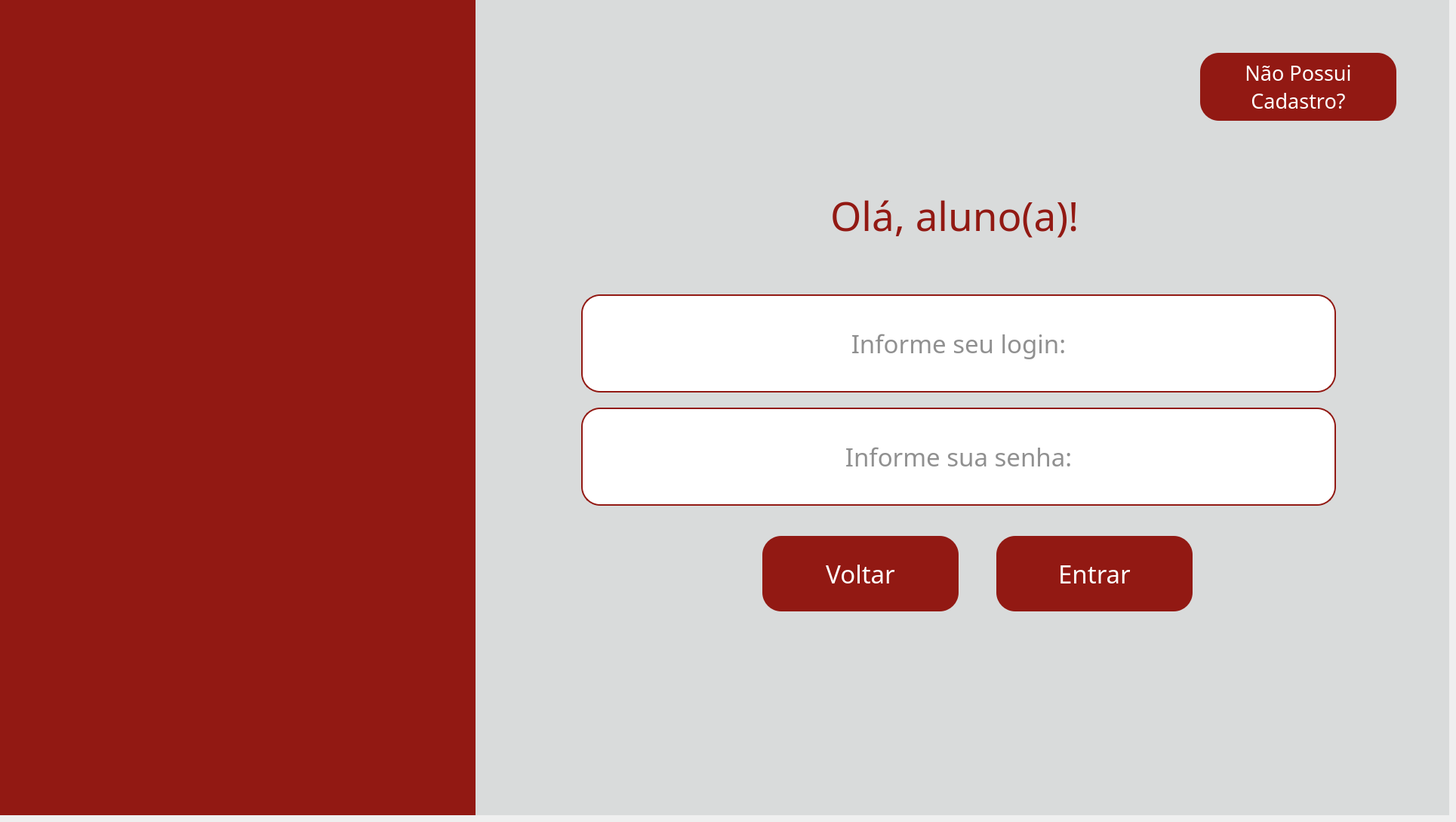
    <widget class="QWidget" name="pg_loginaluno">
     <widget class="QWidget" name="fundo_loginaluno" native="true">
      <property name="geometry">
       <rect>
        <x>0</x>
        <y>0</y>
        <width>1920</width>
        <height>1080</height>
       </rect>
      </property>
      <property name="styleSheet">
       <string notr="true">background-color: #d9dbdb</string>
      </property>
      <widget class="QWidget" name="barra_loginaluno" native="true">
       <property name="geometry">
        <rect>
         <x>0</x>
         <y>0</y>
         <width>630</width>
         <height>1080</height>
        </rect>
       </property>
       <property name="styleSheet">
        <string notr="true">background-color: #921913;</string>
       </property>
       <widget class="QLabel" name="img_fundo_loginaluno">
        <property name="geometry">
         <rect>
          <x>-60</x>
          <y>-60</y>
          <width>731</width>
          <height>1200</height>
         </rect>
        </property>
        <property name="text">
         <string/>
        </property>
        <property name="pixmap">
         <pixmap>../images/fundoetec.png</pixmap>
        </property>
        <property name="scaledContents">
         <bool>true</bool>
        </property>
       </widget>
      </widget>
      <widget class="QLabel" name="lbl_titulo_loginaluno">
       <property name="geometry">
        <rect>
         <x>1100</x>
         <y>250</y>
         <width>361</width>
         <height>71</height>
        </rect>
       </property>
       <property name="font">
        <font>
         <family>Arbutus Slab</family>
         <pointsize>40</pointsize>
        </font>
       </property>
       <property name="styleSheet">
        <string notr="true">color: #921913;</string>
       </property>
       <property name="text">
        <string>Olá, aluno(a)!</string>
       </property>
      </widget>
      <widget class="QPushButton" name="btn_voltarperfil2">
       <property name="geometry">
        <rect>
         <x>1010</x>
         <y>710</y>
         <width>260</width>
         <height>100</height>
        </rect>
       </property>
       <property name="font">
        <font>
         <family>Arbutus Slab</family>
         <pointsize>25</pointsize>
        </font>
       </property>
       <property name="styleSheet">
        <string notr="true">QPushButton{
    background-color: #921913;
    border: none;
    border-radius: 25px;
    color: white;
}

QPushButton:hover{
    background-color: #7a1410;
}

QPushButton:pressed{
    background-color: #5a0f0c;
}</string>
       </property>
       <property name="text">
        <string>Voltar</string>
       </property>
      </widget>
      <widget class="QLineEdit" name="input_loginaluno">
       <property name="geometry">
        <rect>
         <x>770</x>
         <y>390</y>
         <width>1000</width>
         <height>130</height>
        </rect>
       </property>
       <property name="font">
        <font>
         <family>Arbutus Slab</family>
         <pointsize>25</pointsize>
        </font>
       </property>
       <property name="styleSheet">
        <string notr="true">background-color: white;
border: 2px solid #921913;
border-radius: 25px;
color: #222222;
padding: 0 18px</string>
       </property>
       <property name="echoMode">
        <enum>QLineEdit::EchoMode::Password</enum>
       </property>
       <property name="alignment">
        <set>Qt::AlignmentFlag::AlignCenter</set>
       </property>
       <property name="placeholderText">
        <string>Informe seu login:</string>
       </property>
      </widget>
      <widget class="QLineEdit" name="input_senhaaluno">
       <property name="geometry">
        <rect>
         <x>770</x>
         <y>540</y>
         <width>1000</width>
         <height>130</height>
        </rect>
       </property>
       <property name="font">
        <font>
         <family>Arbutus Slab</family>
         <pointsize>25</pointsize>
        </font>
       </property>
       <property name="styleSheet">
        <string notr="true">background-color: white;
border: 2px solid #921913;
border-radius: 25px;
color: #222222;
padding: 0 18px</string>
       </property>
       <property name="echoMode">
        <enum>QLineEdit::EchoMode::Password</enum>
       </property>
       <property name="alignment">
        <set>Qt::AlignmentFlag::AlignCenter</set>
       </property>
       <property name="placeholderText">
        <string>Informe sua senha:</string>
       </property>
      </widget>
      <widget class="QPushButton" name="btn_entraraluno">
       <property name="geometry">
        <rect>
         <x>1320</x>
         <y>710</y>
         <width>260</width>
         <height>100</height>
        </rect>
       </property>
       <property name="font">
        <font>
         <family>Arbutus Slab</family>
         <pointsize>25</pointsize>
        </font>
       </property>
       <property name="styleSheet">
        <string notr="true">QPushButton{
    background-color: #921913;
    border: none;
    border-radius: 25px;
    color: white;
}

QPushButton:hover{
    background-color: #7a1410;
}

QPushButton:pressed{
    background-color: #5a0f0c;
}</string>
       </property>
       <property name="text">
        <string>Entrar</string>
       </property>
      </widget>
      <widget class="QPushButton" name="btn_cadastroaluno">
       <property name="geometry">
        <rect>
         <x>1590</x>
         <y>70</y>
         <width>260</width>
         <height>90</height>
        </rect>
       </property>
       <property name="font">
        <font>
         <family>Arbutus Slab</family>
         <pointsize>20</pointsize>
        </font>
       </property>
       <property name="styleSheet">
        <string notr="true">QPushButton{
    background-color: #921913;
    border: none;
    border-radius: 25px;
    color: white;
}

QPushButton:hover{
    background-color: #7a1410;
}

QPushButton:pressed{
    background-color: #5a0f0c;
}</string>
       </property>
       <property name="text">
        <string>Não Possui
Cadastro?</string>
       </property>
      </widget>
      <widget class="QLabel" name="lbl_logo_cps_loginaluno">
       <property name="geometry">
        <rect>
         <x>1550</x>
         <y>940</y>
         <width>111</width>
         <height>71</height>
        </rect>
       </property>
       <property name="text">
        <string/>
       </property>
       <property name="pixmap">
        <pixmap>../images/logocps.png</pixmap>
       </property>
       <property name="scaledContents">
        <bool>true</bool>
       </property>
      </widget>
      <widget class="QLabel" name="lbl_logo_etec_loginaluno">
       <property name="geometry">
        <rect>
         <x>1690</x>
         <y>950</y>
         <width>151</width>
         <height>91</height>
        </rect>
       </property>
       <property name="text">
        <string/>
       </property>
       <property name="pixmap">
        <pixmap>../images/logoetec.png</pixmap>
       </property>
       <property name="scaledContents">
        <bool>true</bool>
       </property>
      </widget>
     </widget>
    </widget>
